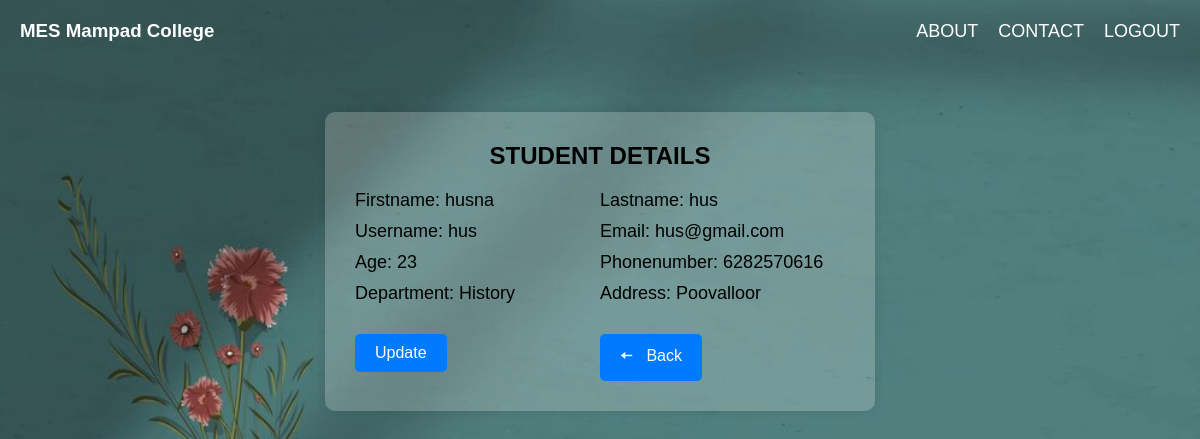
The page /stddetails/ (signed in) on the database its author committed.
### leave_app/models.py (models this page shows, shortened)
class student(models.Model):
    firstname = models.CharField(max_length=200,null=True)
    lastname = models.CharField(max_length=200,null=True)
    email = models.CharField(max_length=200,null=True)
    age = models.IntegerField(null=True)
    phonenumber = models.IntegerField()
    address =  models.CharField(max_length=200,null=True)
    department = models.CharField(max_length=200,null=True)
    username = models.CharField(max_length=200,null=True)
    password = models.CharField(max_length=200,null=True)

### leave_app/views.py (the view)
# urls.py: path('stddetails/', views.std_details, name='std_details'),
def std_details(request):
    username = request.session.get('username')
    std = student.objects.get(username=username)
    return render(request,'student-details.html',{'std':std})

### templates/student-details.html (shortened to what this page needs)
<!DOCTYPE html>
<html lang="en">
<head>
</head>
<body>
    <nav>
        <div>
            <h3>MES Mampad College</h3>
        </div>
        <div class="links">
            <div><a href="/about">ABOUT</a></div>
            <div><a href="/contact">CONTACT</a></div>
            <div><a href="/student_logout/">LOGOUT</a></div>
        </div>
    </nav>
    <div class="container">
        <h1>STUDENT DETAILS</h1>
        <div class="stddetails">
            <div class="detail1">
                <label for="">Firstname: {{ std.firstname }}</label>
                <label for="">Username: {{ std.username }}</label>
                <label for="">Age: {{ std.age }}</label>
                <label for="">Department: {{ std.department }}</label>
            </div>
            <div class="detail2">
                <label for="">Lastname: {{ std.lastname }}</label>
                <label for="">Email: {{ std.email }}</label>
                <label for="">Phonenumber: {{ std.phonenumber }}</label>
                <label for="">Address: {{ std.address }}</label>
            </div>
        </div>
        <div class="buttons">
            <div>
                <a href="{% url 'update' pk=std.id %}"><button>Update</button></a>
            </div>
            <div>
                <a href="/stdpage"><button>&#129060; &nbsp; Back</button></a>
            </div>
        </div>
    </div>
</body>
</html>

### templates/student-details.html (style rules this page uses)
* { margin: 0; padding: 0; box-sizing: border-box; }
body { background: url(../static/images/dark-green-wall-shadow-background-with-flower_53876-119873.jpg); background-size: cover; font-family: Arial, sans-serif; background-color: #f0f0f0; }
nav { color: white; padding: 20px; display: flex; justify-content: space-between; align-items: center; }
.links { display: flex; }
.links div { margin-left: 20px; }
.links a { color: white; text-decoration: none; font-size: 18px; transition: color 0.3s ease; }
.container { max-width: 550px; margin: 50px auto; padding: 30px; background-color: #ffffff35; border-radius: 10px; box-shadow: 0 0 10px rgba(0, 0, 0, 0.1); }
h1 { font-size: 24px; margin-bottom: 20px; }
.stddetails { display: flex; margin-bottom: 20px; }
.detail1, .detail2 { flex: 1; }
label { font-size: 18px; display: block; margin-bottom: 10px; }
.buttons { display: flex; justify-content: space-between; }
.buttons div { flex: 1; }
button { padding: 10px 20px; background-color: #007bff; color: white; border: none; border-radius: 5px; cursor: pointer; font-size: 16px; transition: background-color 0.3s ease; }
h1 { text-align: center; }

### rows shown on the page
student: firstname "husna", username "hus", age "23", department "History", lastname "hus", email "hus@gmail.com", phonenumber "6282570616", address "Poovalloor"
